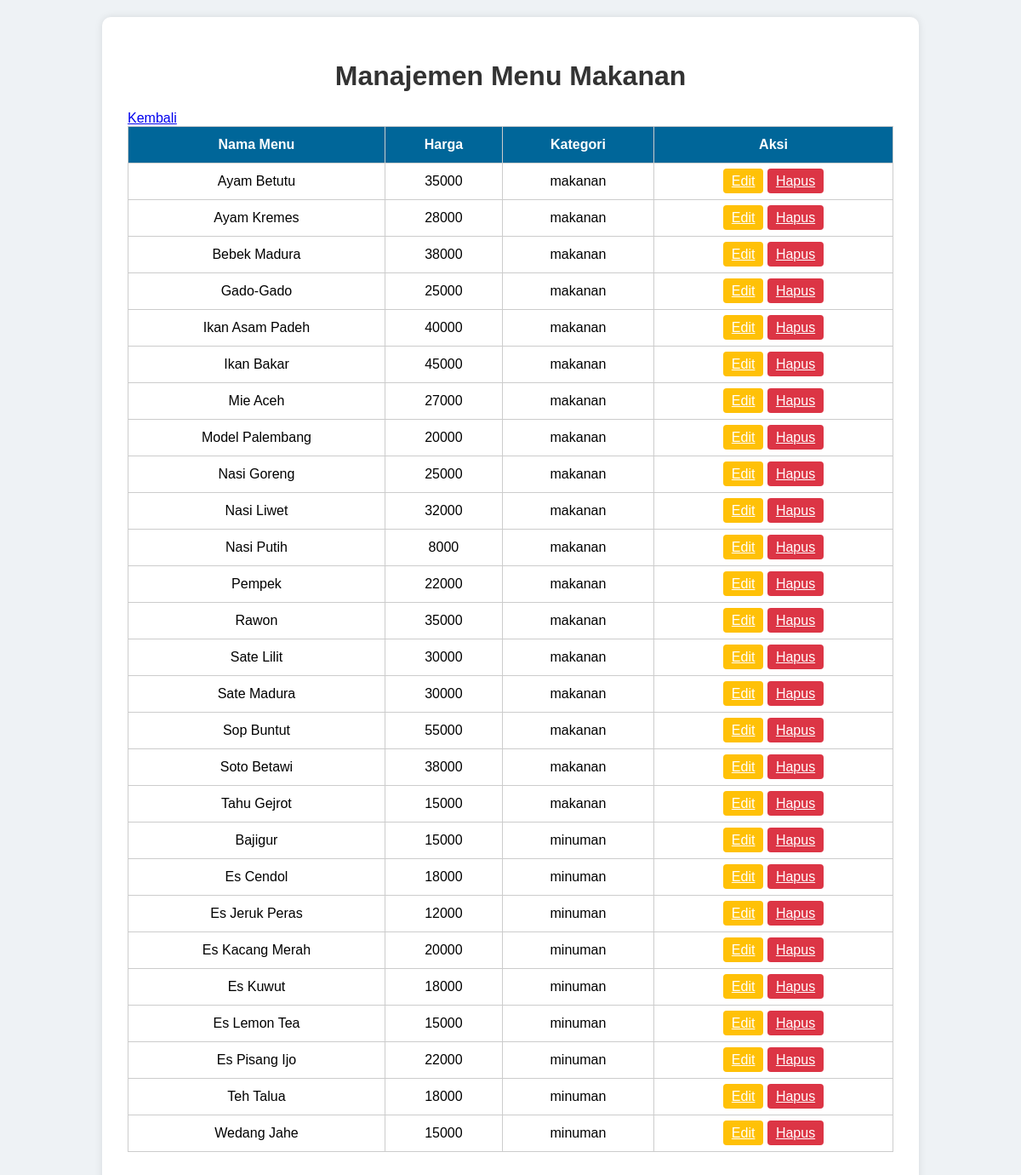
Page /manage_menu.php on the committed database.
### tables this page shows
CREATE TABLE `menu` (
  `id_menu` int(100) NOT NULL,
  `nama_menu` varchar(100) NOT NULL,
  `jenis` enum('makanan','minuman') NOT NULL,
  `harga_porsi` int(100) NOT NULL
);

### manage_menu.php (the view, shortened to what this page needs)
<?php
include 'koneksi.php'
?>
<!DOCTYPE html>
<html lang="en">
<head>
  <link rel="stylesheet" href="css/admin_menu.css">
</head>
<body>
  <div class="container">
    <h1>Manajemen Menu Makanan</h1>
    <table>
      <thead>
        <tr>
          <th>Nama Menu</th>
          <th>Harga</th>
          <th>Kategori</th>
          <th>Aksi</th>
        </tr>
      </thead>
      <tbody>
      <?php
      $result = $koneksi->query("SELECT * FROM menu");
      while ($row = $result->fetch_assoc()) {
        echo "<tr>
      <td>{$row['nama_menu']}</td>
      <td>{$row['harga_porsi']}</td>
      <td>{$row['jenis']}</td>
      <td>
      <a href='update_menu.php?id={$row['id_menu']}' class='edit'>Edit</a>
      <a href='hapus_menu.php?id={$row['id_menu']}' class='delete' onclick='return confirm(\"Yakin?\")'>Hapus</a>
      </td>
      </tr>";
        }
        ?>
        <a href="halaman_admin.php" class="btn btn-secondary">Kembali</a>
      </tbody>
    </table>
</body>
</html>

### admin_menu.css (style rules this page uses)
body { font-family: Arial, sans-serif; margin: 0; padding: 20px; background-color: #eef2f5; }
.container { max-width: 900px; margin: auto; background: #fff; padding: 30px; border-radius: 10px; box-shadow: 0 0 10px rgba(0,0,0,0.1); }
h1, h2 { text-align: center; color: #333; }
table { width: 100%; border-collapse: collapse; margin-bottom: 30px; }
th, td { padding: 12px; border: 1px solid #ccc; text-align: center; }
th { background-color: #006699; color: #fff; }
.edit { background-color: #ffc107; color: white; border: none; padding: 6px 10px; border-radius: 4px; cursor: pointer; }
.delete { background-color: #dc3545; color: white; border: none; padding: 6px 10px; border-radius: 4px; cursor: pointer; }

### manage_menu.php (style rules this page uses)
body { font-family: Arial, sans-serif; margin: 0; padding: 20px; background-color: #eef2f5; }
.container { max-width: 900px; margin: auto; background: #fff; padding: 30px; border-radius: 10px; box-shadow: 0 0 10px rgba(0,0,0,0.1); }
h1, h2 { text-align: center; color: #333; }
table { width: 100%; border-collapse: collapse; margin-bottom: 30px; }
th, td { padding: 12px; border: 1px solid #ccc; text-align: center; }
th { background-color: #006699; color: #fff; }
.edit { background-color: #ffc107; color: white; border: none; padding: 6px 10px; border-radius: 4px; cursor: pointer; }
.delete { background-color: #dc3545; color: white; border: none; padding: 6px 10px; border-radius: 4px; cursor: pointer; }

### rows in the picture
menu: nama_menu "Ayam Betutu", harga_porsi "35000", jenis "makanan"
menu: nama_menu "Ayam Kremes", harga_porsi "28000", jenis "makanan"
menu: nama_menu "Bebek Madura", harga_porsi "38000", jenis "makanan"
menu: nama_menu "Gado-Gado", harga_porsi "25000", jenis "makanan"
menu: nama_menu "Ikan Asam Padeh", harga_porsi "40000", jenis "makanan"
menu: nama_menu "Ikan Bakar", harga_porsi "45000", jenis "makanan"
menu: nama_menu "Mie Aceh", harga_porsi "27000", jenis "makanan"
menu: nama_menu "Model Palembang", harga_porsi "20000", jenis "makanan"
menu: nama_menu "Nasi Goreng", harga_porsi "25000", jenis "makanan"
menu: nama_menu "Nasi Liwet", harga_porsi "32000", jenis "makanan"
menu: nama_menu "Nasi Putih", harga_porsi "8000", jenis "makanan"
menu: nama_menu "Pempek", harga_porsi "22000", jenis "makanan"
menu: nama_menu "Rawon", harga_porsi "35000", jenis "makanan"
menu: nama_menu "Sate Lilit", harga_porsi "30000", jenis "makanan"
menu: nama_menu "Sate Madura", harga_porsi "30000", jenis "makanan"
menu: nama_menu "Sop Buntut", harga_porsi "55000", jenis "makanan"
menu: nama_menu "Soto Betawi", harga_porsi "38000", jenis "makanan"
menu: nama_menu "Tahu Gejrot", harga_porsi "15000", jenis "makanan"
menu: nama_menu "Bajigur", harga_porsi "15000", jenis "minuman"
menu: nama_menu "Es Cendol", harga_porsi "18000", jenis "minuman"
menu: nama_menu "Es Jeruk Peras", harga_porsi "12000", jenis "minuman"
menu: nama_menu "Es Kacang Merah", harga_porsi "20000", jenis "minuman"
menu: nama_menu "Es Kuwut", harga_porsi "18000", jenis "minuman"
menu: nama_menu "Es Lemon Tea", harga_porsi "15000", jenis "minuman"
menu: nama_menu "Es Pisang Ijo", harga_porsi "22000", jenis "minuman"
menu: nama_menu "Teh Talua", harga_porsi "18000", jenis "minuman"
menu: nama_menu "Wedang Jahe", harga_porsi "15000", jenis "minuman"
